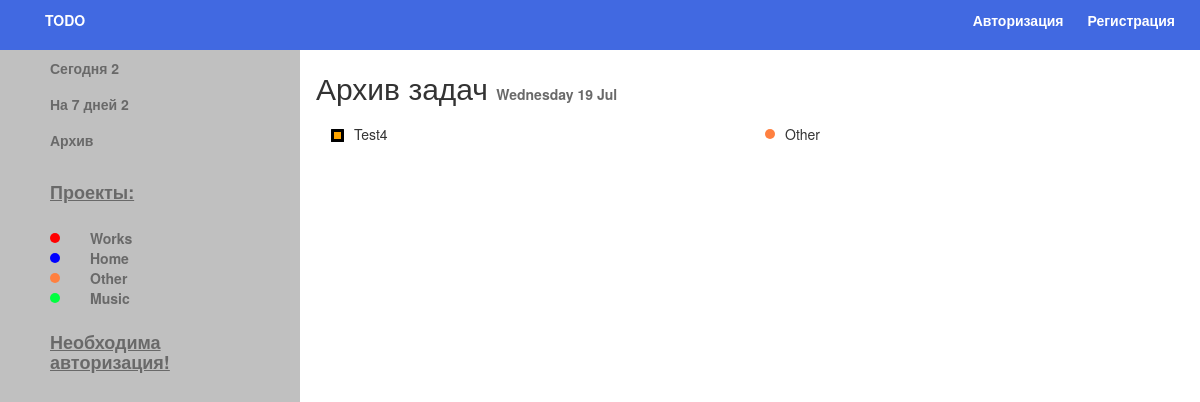
Page /modules/arhive/index.php on the committed database.
### tables this page shows
CREATE TABLE IF NOT EXISTS `projects` (
  `id` int(11) NOT NULL,
  `title` varchar(55) NOT NULL,
  `color` varchar(11) NOT NULL
);

CREATE TABLE IF NOT EXISTS `tasks` (
  `id` int(11) NOT NULL,
  `title` varchar(55) NOT NULL,
  `priority` int(11) NOT NULL,
  `end_date` datetime NOT NULL,
  `status` int(11) NOT NULL,
  `project_id` int(11) NOT NULL
);

### modules/tasks/view.php (called while the page is built, shortened)
<?php
	require('/modules/includes/connect.php');
	$date = date("Y-m-d");
	$seven_days = date("Y-m-d",mktime(0, 0, 0, date("m")  , date("d")+6, date("Y")));
	$sql_arhive = "SELECT tasks.*, projects.color, projects.title AS projectName FROM tasks LEFT JOIN projects ON projects.id = tasks.project_id WHERE  status =2  ORDER BY priority DESC";
	$arhive = mysqli_query($conn, $sql_arhive);
	$sql_todays = "SELECT id, COUNT(*) FROM tasks WHERE DATE(end_date) = '$date' AND status !=1 AND status !=2";
	$r = mysqli_query($conn, $sql_todays);
	$main_counter = mysqli_fetch_array($r);
	$sql_sevens = "SELECT id, COUNT(*) FROM tasks WHERE DATE(end_date) >= '$date' AND DATE(end_date) <= '$seven_days' AND status !=1 AND status !=2 ORDER BY priority DESC";
	$rr = mysqli_query($conn, $sql_sevens);
	$seven_counter = mysqli_fetch_array($rr);
	?>

### modules/projects/view.php (called while the page is built, shortened)
<?php
	require('/modules/includes/connect.php');
	$sql_show = "SELECT * FROM projects";
    $res = mysqli_query($conn, $sql_show);
	?>

### modules/arhive/index.php (the view, shortened to what this page needs)
<?php
    require('/modules/includes/header.php');
	require('/modules/tasks/view.php');
?>
<div class="side">
 <h2>Архив задач <span style=" font-size: 14px; color:#696969; font-weight: bold;"><?php echo date("l d M");?></span></h2>
 <ul>
<?php
 if(!empty($arhive)):
  foreach($arhive as $res):?>
 <li id="parent">
<div class="col-md-6">
                    <?php
                    if($res['priority'] == 3){
                        ?><p class ="kvadr" style="background: red;"></p><?
                    }elseif($res['priority'] == 2){
                        ?><p class ="kvadr" style="background: orange;"></p><?
                    }else{
                        ?><p class ="kvadr" style="background: white;"></p><?
                    }?>
                    <?php echo $res['title'];?>
</div>
<div class="col-md-3">
  <span style="float: left;"><span class="circle" style="background-color: <?=$res['color'];?>"></span><?php echo $res['projectName'];?> </span>
</div>
 <div class="col-md-3">
 </div>
</li>
<br>
<?php endforeach; ?>
<?php endif; ?>
</ul>
</div>

### modules/includes/header.php (shortened to what this page needs)
<?php
require 'connect.php';
require('/modules/tasks/view.php');
require('/modules/projects/view.php');
?>
<!DOCTYPE html>
<html lang="en">
<head>
	<link rel="stylesheet" href="assets/css/bootstrap.min.css" />
	<link rel="stylesheet" href="assets/css/main.css" />
	<link rel="stylesheet" href="assets/css/font-awesome.min.css">
	<link href="assets/css/bootstrap-datetimepicker.min.css" rel="stylesheet">
</head>
<body>
<div id="header-wrapper">
					<div class="container-fluid">
								<div class="row">
									<div class="col-md-6 logo">
										<p><a href="index.php">TODO</a></p>
									</div>
								<div class="col-md-6 menu">
<ul>
	<li>
         <?php
                                    if (empty($_SESSION['login'])) {
                                    ?>
                                    <a href="index.php?mod=auth">Авторизация</a>
                                    <?php } ?>
                                </li>
                                <li>
                                    <?php
                                    if (empty($_SESSION['login'])) {
                                    ?>
                                    <a href="index.php?mod=reg">Регистрация</a>
                                    <?php
                                        } else {
                                    ?>
                                    <a href="#"><?php echo "Вы вошли как ".$_SESSION['login']; ?></a>
                                    <?php } ?>
                                </li>
											</ul>
</div>
						</div>
					</div>
				</div>
<ul class="sidebar">
  <li><a href="index.php?mod=today">Сегодня <?php echo $main_counter['1'];?></a></li>
  <li><a href="index.php?mod=seven">На 7 дней <?php echo $seven_counter['1'];?></a></li>
  <li><a href="index.php?mod=arhive">Архив</a></li>
  <h4>Проекты:</h4>
  <?php
 if(!empty($res)):
  foreach($res as $result):
  ?>
<div id="parent">
<div class="col-md-6 proj">
<p class="circle" style="background: <?=$result['color']?>;"></p>
<a href="index.php?mod=sort_project?id=<?=$result['id'];?>"><?php echo $result['title'];?></a>
</div>
</div>
<br>
<?php endforeach; ?>
<?php endif; ?>
<?php if (!isset($_SESSION['login']) && empty($_SESSION['login'])) {
  echo '<h4>Необходима авторизация!</h4>';
}?>
</ul>
				</body>
</html>

### assets/css/main.css (style rules this page uses)
html { overflow-y: hidden; }
.sidebar { list-style-type: none; margin: 0; padding: 0; width: 25%; background-color: #ffffff; position: absolute; height: 100%; overflow: auto; background-color: #C0C0C0; }
.sidebar h4 { color: #696969; font-weight: bold; text-decoration: underline; padding: 15px 50px; }
.sidebar p { color: #696969; font-weight: bold; padding: 8px 50px; }
.sidebar li a { display: block; color: #696969; padding: 8px 50px; text-decoration: none; font-weight: bold; }
.sidebar a { color:#696969; }
* { margin: 0; padding: 0; }
#header-wrapper { background-color: #4169E1; padding: 10px; position:relative; }
#header-wrapper a { text-decoration: none; }
a { text-decoration: none; color: #ffffff; font-weight: bold; padding-left: 20px; display: inline; }
ul { list-style-type: none; margin: 0; padding: 0; }
li { display: inline; }
.menu ul { float: right; }
.logo { float: left; }
.sidebar .circle { margin: 0; padding: 0; float:left; margin-top: 5px; margin-right: 10px; width: 10px; height: 10px; -moz-border-radius: 50px; -webkit-border-radius: 50px; border-radius: 50px; }
.sidebar .proj { padding-left: 50px; color: #696969; font-weight: bold; }
.side { margin-left:25%;padding:1px 16px;height:1000px; }
.kvadr { float:left; margin-top: 5px; margin-right: 10px; width: 13px; height: 13px; border-color: black; border-radius: 0.5px; border-style: solid; }
.circle { float:left; margin-top: 5px; margin-right: 10px; width: 10px; height: 10px; -moz-border-radius: 50px; -webkit-border-radius: 50px; border-radius: 50px; }

### rows in the picture
projects: title "Works"
projects: title "Home"
projects: title "Other"
projects: title "Music"
tasks: priority 2 (drawn), title "Test4", project.title "Other"

### other values in the picture
$main_counter['1'] "2"
$seven_counter['1'] "2"
